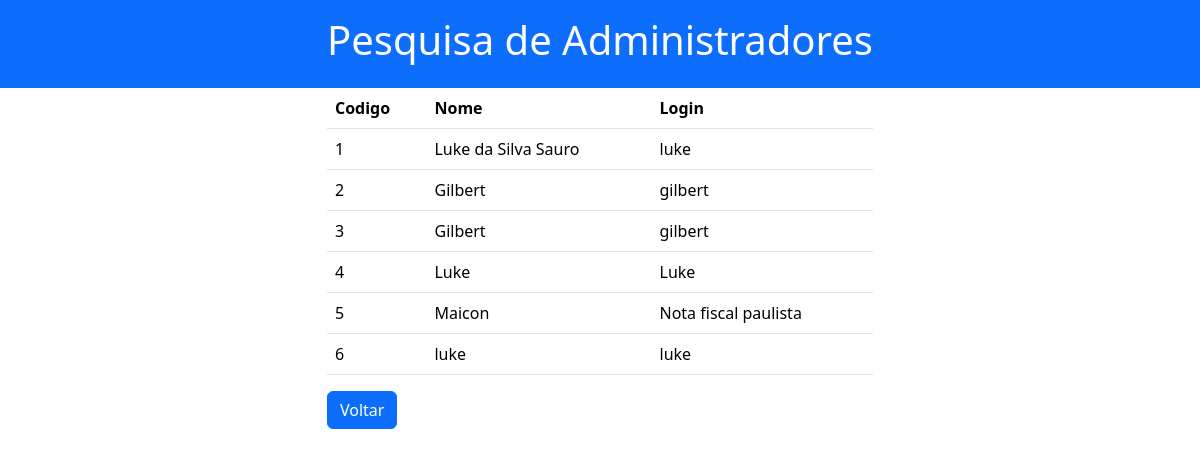
The page /administrador_pesquisa.php (signed in) on the database its author committed.
### tables this page shows
CREATE TABLE IF NOT EXISTS `administrador` (
  `codigo` int NOT NULL AUTO_INCREMENT,
  `nome` varchar(200) NOT NULL,
  `login` varchar(200) NOT NULL,
  `senha` varchar(200) NOT NULL,
  PRIMARY KEY (`codigo`)
);

### administrador_pesquisa.php (the view, shortened to what this page needs)
<!DOCTYPE html>
<html lang="en">
<head>
    <link href="https://cdn.jsdelivr.net/npm/bootstrap@5.3.3/dist/css/bootstrap.min.css" rel="stylesheet">
</head>
<body>
<div class="bg-primary text-white p-3 text-center">
        <h1>Pesquisa de Administradores</h1>
    </div>
    <div class="container">
        <div class="row">
            <div class="col-sm-6 mx-auto">
            <table class="table">
                <tr>
                  <th>Codigo</th>
                  <th>Nome</th>
                  <th>Login</th>
                </tr>
        <?php
include "conexao.php";
$sql= "select*from administrador";
$result=$conexao->prepare($sql);
$result->execute();
while($linha=$result->fetch(PDO::FETCH_ASSOC))
{
        ?>
                <tr>
                <td><?=$linha["codigo"]?></td>
                <td><?=$linha["nome"]?></td>
                <td><?=$linha["login"]?></td>
                </tr>
         <?php
 }
         ?>
            </table>
            <p>
                <a href="index.php" class="btn btn-primary">Voltar</a>
</p>
            </div>
        </div>
    </div>
</body>
</html>

### rows shown on the page
administrador: codigo "1", nome "Luke da Silva Sauro", login "luke"
administrador: codigo "2", nome "Gilbert", login "gilbert"
administrador: codigo "3", nome "Gilbert", login "gilbert"
administrador: codigo "4", nome "Luke", login "Luke"
administrador: codigo "5", nome "Maicon", login "Nota fiscal paulista"
administrador: codigo "6", nome "luke", login "luke"
